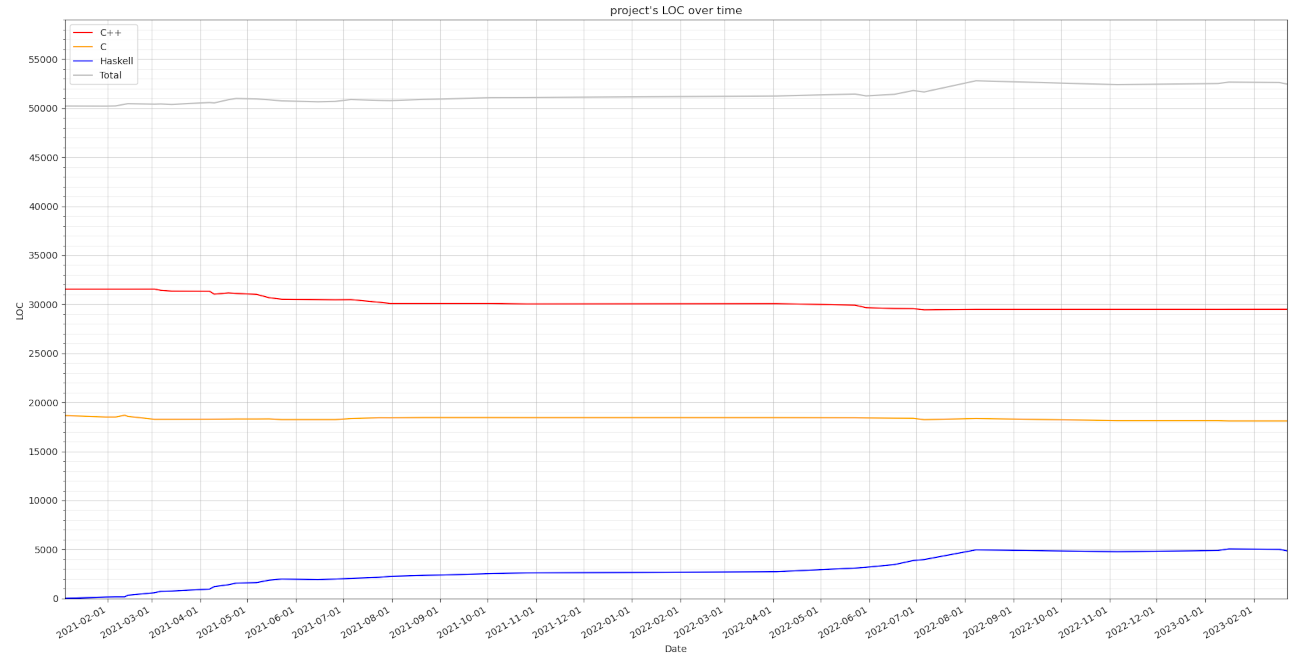

This chart was generated by the following Python code:
import numpy as np
import matplotlib.pyplot as plt
import matplotlib.dates as mdates
import datetime as dt




# Stats about line counts in the project, without sh and perl, for almost
# entire project (src, dpid, dpic dirs etc.)

# Haskell numbers don't include code in these dirs:
# src/Hello/Tests
# src/Hello/Ffi

# C & C++ numbers don't include code in these dirs/files:
# src/Hello/
# test/




# Line counts generated using David A. Wheeler's 'SLOCCount'.




# The numbers will be stored in the array as strings. We will have to convert
# them to integers before displaying them.
#
#         date           cpp          c    haskell
arr = np.array((
    ["2021-01-05",     31552,     18654,         0],
    ["2021-01-06",     31552,     18649,        21],
    ["2021-01-31",     31552,     18509,       153],
    ["2021-02-06",     31552,     18509,       168],
    ["2021-02-07",     31552,     18530,       168],
    ["2021-02-12",     31552,     18690,       168],
    ["2021-02-14",     31552,     18573,       333],
    ["2021-03-03",     31555,     18274,       587],
    ["2021-03-07",     31425,     18276,       733],
    ["2021-03-14",     31349,     18277,       760],
    ["2021-04-07",     31337,     18286,       957],
    ["2021-04-10",     31040,     18288,      1210],
    ["2021-04-19",     31166,     18298,      1403],
    ["2021-04-24",     31115,     18308,      1568],
    ["2021-05-07",     31013,     18308,      1622],
    ["2021-05-15",     30673,     18317,      1869],
    ["2021-05-23",     30519,     18245,      1982],
    ["2021-06-15",     30487,     18245,      1920],
    ["2021-06-26",     30466,     18245,      1980],
    ["2021-07-06",     30481,     18351,      2054],
    ["2021-07-24",     30210,     18429,      2157],
    ["2021-07-31",     30090,     18425,      2260],
    ["2021-08-21",     30090,     18449,      2357],
    ["2021-09-02",     30092,     18449,      2393],
    ["2021-10-03",     30092,     18449,      2539],
    ["2021-10-26",     30039,     18443,      2607],
    ["2022-04-03",     30071,     18442,      2732],
    ["2022-05-23",     29913,     18428,      3101],
    ["2022-05-30",     29660,     18412,      3183],
    ["2022-06-17",     29573,     18385,      3457],
    ["2022-06-29",     29555,     18376,      3869],
    ["2022-07-06",     29444,     18239,      3973],
    ["2022-08-08",     29485,     18357,      4957],
    ["2022-11-06",     29488,     18138,      4775],
    ["2022-12-23",     29488,     18138,      4859],
    ["2023-01-09",     29486,     18138,      4894],
    ["2023-01-16",     29489,     18112,      5058],
    ["2023-02-17",     29494,     18112,      5014],
    ["2023-02-18",     29494,     18112,      4987],
    ["2023-02-22",     29494,     18112,      4857]
))




dates    = [dt.datetime.strptime(d, '%Y-%m-%d').date() for d in arr[ :, 0]]
lang_cpp = [int(numeric_string) for numeric_string in arr[ :, 1]]
lang_c   = [int(numeric_string) for numeric_string in arr[ :, 2]]
lang_hs  = [int(numeric_string) for numeric_string in arr[ :, 3]]
total    = np.add(np.add(lang_cpp, lang_c), lang_hs)




plt.plot(dates, lang_cpp, color='red',      label='C++')
plt.plot(dates, lang_c,   color='orange',   label='C')
plt.plot(dates, lang_hs,  color='blue',     label='Haskell')
plt.plot(dates, total,    color='silver',   label='Total')



# Parts of this code were taken from
# https://stackoverflow.com/questions/24943991/change-grid-interval-and-specify-tick-labels-in-matplotlib
# or similar sources.


plt.draw()

# Get rid of margins. plt.tight_layout() doesn't work.
# -1 accesses last element in numpy array. Cool!
axes = plt.gca()
axes.set_ylim(bottom=0)
axes.set_xlim(left = dt.datetime.strptime(arr[0, 0], '%Y-%m-%d').date(),
              right = dt.datetime.strptime(arr[-1, 0], '%Y-%m-%d').date())

plt.gca().xaxis.set_major_formatter(mdates.DateFormatter('%Y-%m-%d'))
plt.gca().xaxis.set_major_locator(mdates.MonthLocator())
plt.gcf().autofmt_xdate()

plt.xlabel("Date")
plt.ylabel("LOC")
plt.title("project's LOC over time")
plt.legend()

# Major ticks every 20, minor ticks every 5
major_ticks = np.arange(0, 60000, 5000)
minor_ticks = np.arange(0, 60000, 1000)

axes.set_yticks(major_ticks)
axes.set_yticks(minor_ticks, minor=True)

# Or if you want different settings for the grids:
plt.grid(which='minor', alpha=0.2)
plt.grid(which='major', alpha=0.5)
plt.subplots_adjust(left=0.05, right=0.99, top=0.97, bottom=0.1)

plt.show()
